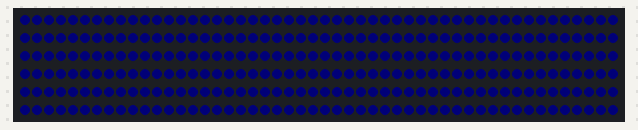
A sketch run on a simulated Arduino Uno, built with avr-gcc and run on an emulated ATmega328P. Shown: 300 RGB LEDs in strip order, left to right, continuing on the next row. Dim RGB values are drawn brighter than linear; random numbers use the default seed unless the sketch sets one.

Above: at 1.5 s.
At 6.02 s:
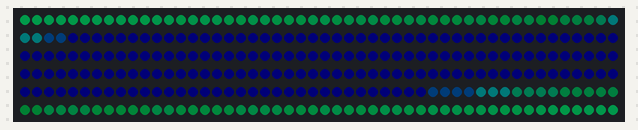
At 11.17 s:
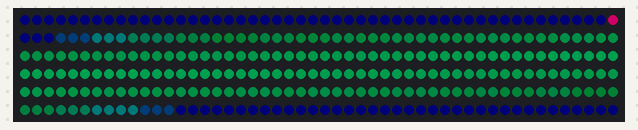
At 20.81 s:
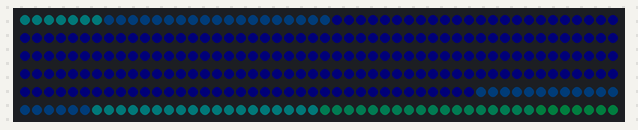
At 30.02 s:
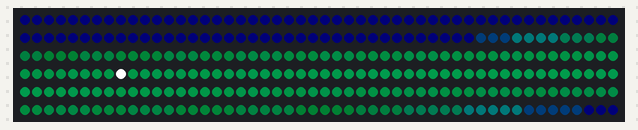
At 39.95 s:
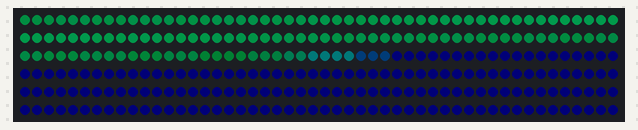

The sketch:

girland.ino
```cpp
#include <Adafruit_NeoPixel.h>
#ifdef __AVR__
  #include <avr/power.h>
#endif
#define PIN            A0
#define NUMPIXELS      300
Adafruit_NeoPixel pixels = Adafruit_NeoPixel(NUMPIXELS, PIN, NEO_GRB + NEO_KHZ800);
uint16_t sin(uint32_t x){
  x = x%256;
  if(x<64){
    return 0;
  }else if(x<128){
    return x-64;
  }else if(x<192){
    return (192-x);
  }else{
    return 0;
  }
}
uint16_t sin1(uint32_t x){
  x = x%256;
  if(x<128){
    return x;
  }else{
    return (255-x);
  }
}
uint32_t t=0;
int16_t a = 32;
int16_t x = 8;
int16_t v = 32;

void setup() {
  pixels.begin(); // This initializes the NeoPixel library.
}
uint8_t green;
uint8_t blue;
uint8_t red;
uint32_t nextPinkTime = 3;
uint16_t nextPink = 3;
void loop() {
  t++;
  for(int i=0;i<NUMPIXELS;i++){
    red = pixels.getPixelColor(i)>>16;
    if(t == nextPinkTime && i==nextPink){
      pixels.setPixelColor(i, pixels.Color(255,255,255));
    }else{
      uint16_t color = sin(i*23/a-t*11/x)*sin(t*73/v);
      color += sin(i*19/a+t*17/x)*sin(t*37/v);
      //color+= sin(i*59/a+t*7/x)*sin(t*223/v);
      //color+= sin(i*337/a-t*23/x)*sin(t*179/v);
      //blue+= sin(i*113/a+t*3/x)*sin(t*47/v);
      //blue+= sin(i*197/a-t*4/x)*sin(t*89/v);
      //blue+= sin(i*67/a+t*3/x)*sin(t*109/v);
      blue = color>>7;
      if(red > 40){
        red -= 16;
        green = 0;
        uint8_t b = red>>1;
        if(blue < b) blue = b;
      }else{
        green = color>>6;
        red = 0;
      }
      if(blue<2) blue = 2;
      pixels.setPixelColor(i, pixels.Color(red,green,blue));
    }
  }
  if(t >= nextPinkTime){
    nextPinkTime += random(1, 250);
    nextPink = random(NUMPIXELS);
  }
  pixels.show(); // This sends the updated pixel color to the hardware.
}
```
